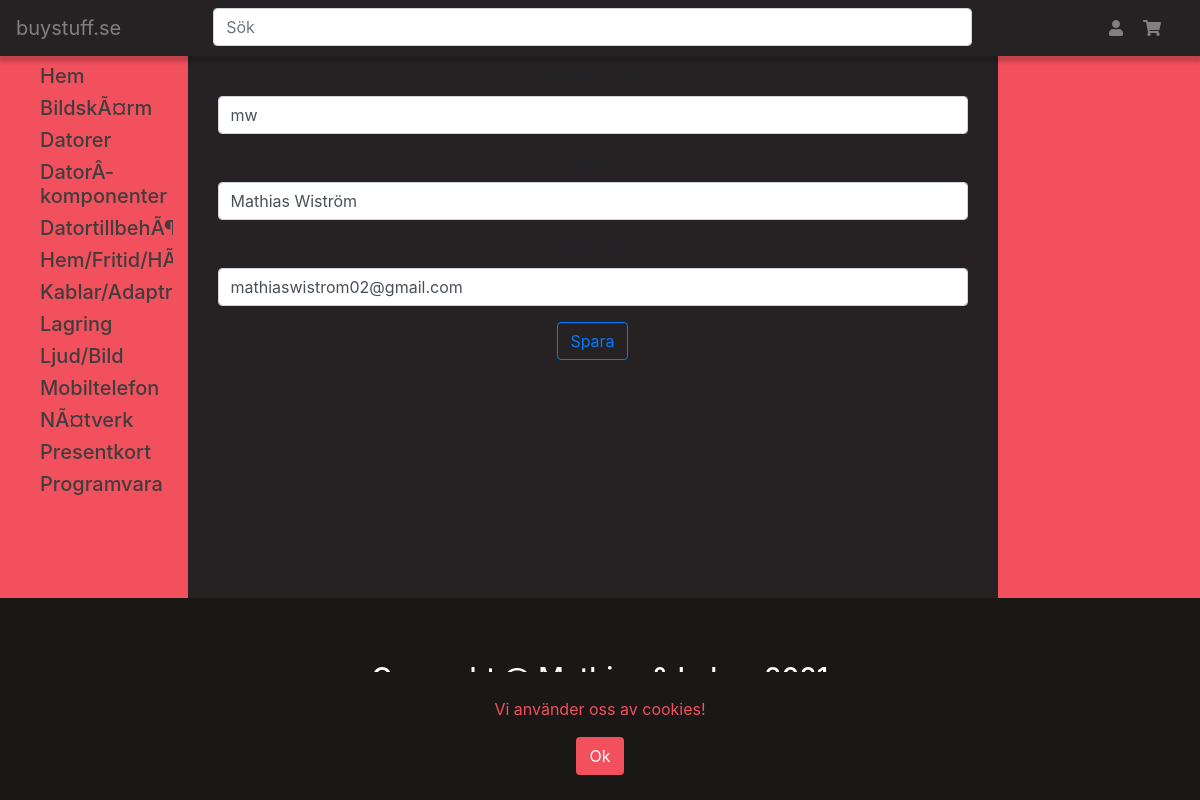
The app's page /edit_profile?id=1 (signed in), older data.
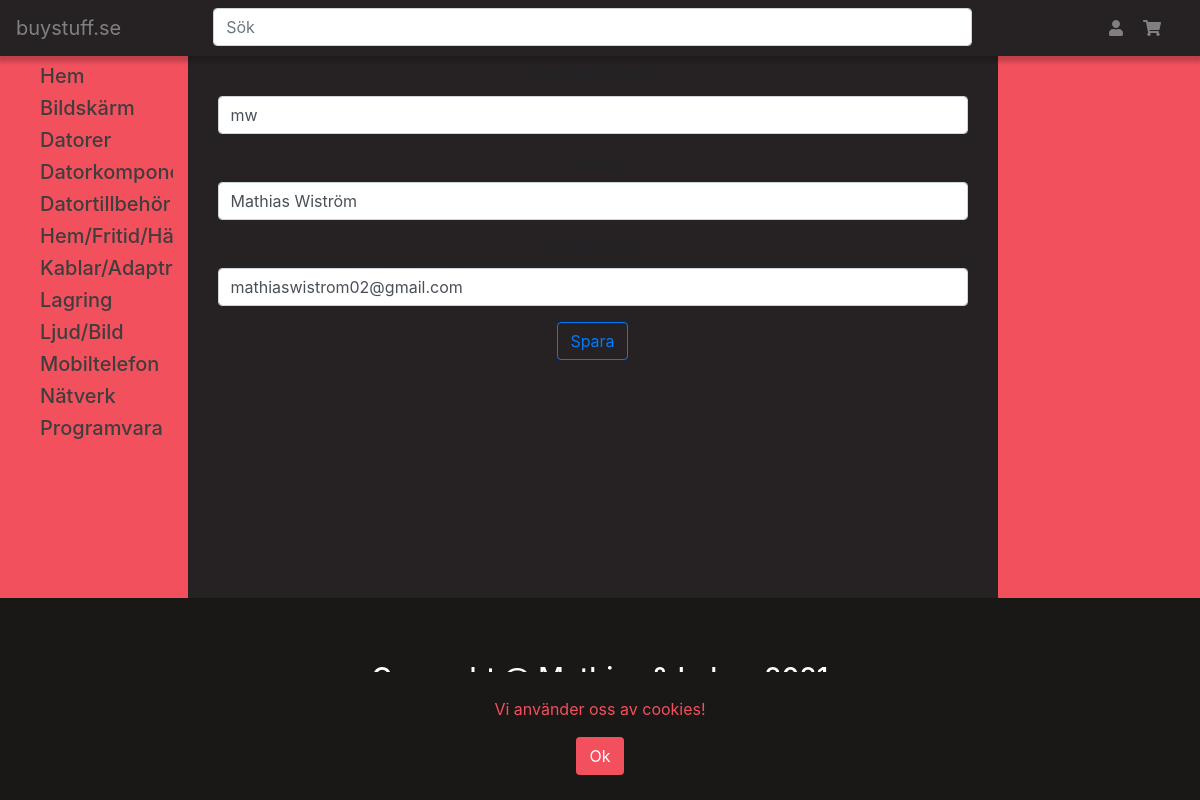
The same page, newer data.
### my_server/models.py (models this page shows, shortened)
class Category(db.Model):
    id = db.Column(db.Integer, primary_key=True)
    name = db.Column(db.String(120), unique=True, nullable=False)
    description = db.Column(db.Text, nullable=False)
    super_category = db.Column(db.Integer, db.ForeignKey('category.id'), nullable=False, default=0)

### my_server/users/routes.py (the view, shortened to what this page needs)
@users.route('/edit_profile', methods=['GET','POST'])
@login_required
def edit_user():
    user_id = request.args['id']
    user = User.query.filter_by(id=user_id).first()
    return rt('edit_user.html', user = user,logged_id=is_logged_in(),categories = Category.query.all())

### my_server/users/utils.py (called while the page is built)
def login_required(f):
    @wraps(f)
    def wraped(*args, **kwargs):
        if 'logged_in' in session:
            return f(*args,**kwargs)
        else:
            flash('Du måste vara inloggad för att kunna göra detta!', 'warning')
            return redirect(url_for('users.login'))
    return wraped

def is_logged_in():
    if 'logged_in' in session:
        return True
    return False

### my_server/templates/edit_user.html (shortened to what this page needs)
{% extends 'base.html' %}
{%block content%}
    <div class="container mt-1vh">
        <form action="{{url_for('users.edit_user')}}" method="POST">
            <div class="form-group">
                <label for="username">Användarnamn</label>
                <input type="text" class="form-control" name="username" value="{{user.username}}">
            </div>
            <div class="form-group">
                <label for="name">Namn</label>
                <input type="name" class="form-control" name="name" value="{{user.name}}">
            </div>
            <div class="form-group">
                <label for="email">Mailadress</label>
                <input type="text" class="form-control" name="email" value="{{user.email}}">
            </div>
            <button class="btn btn-outline-primary" type="submit">Spara</button>
        </form>
    </div>
{%endblock%}

### my_server/templates/base.html (shortened to what this page needs)
<!DOCTYPE html>
<html lang="sv">
<head>
    <link rel="stylesheet" href="..{{ url_for('static', filename='style.css') }}">
    <link rel="stylesheet" href="https://maxcdn.bootstrapcdn.com/bootstrap/4.5.2/css/bootstrap.min.css">
    <link href="http://maxcdn.bootstrapcdn.com/font-awesome/4.1.0/css/font-awesome.min.css" rel="stylesheet">
</head>
<body class="d-flex flex-column min-vh-100 bg-secondary">
<nav id="navbar" class="navbar navbar-expand-sm color-darknight shadow-bottom sticky-top">
    <div class="collapse navbar-collapse" id="navbarTogglerDemo01">
        <div class="row flex-grow-1 mr-0px">
            <div class="col-sm-2">
                <ul class="navbar-nav">
                    <li class="nav-item">
                        <a class="navbar-brand nav-color" href="{{url_for('main.start')}}">buystuff.se</a>
                    </li>
                </ul>
            </div>
            <div class="col-sm-8">
                    <ul class="navbar-nav justify-content-center">
                        <li class="nav-item dropdown w-100">
                            <input class="form-control search-input" type="search"  onkeyup="searchFunction(this.value)" placeholder="Sök" data-toggle="dropdown">
                        </li>
                    </ul>
            </div>
            <div class="col-sm-2">
                <ul class="navbar-nav float-r">
                    <li class="nav-item dropdown pc">
                        <a class="nav-link nav-color" data-toggle="dropdown"><i class="fas fa-user mr-1"></i></a>
                    </li>
                    <li class="nav-item dropdown pc">
                        <a onclick="shoppingCart()" class="nav-link nav-color" data-toggle="dropdown"><i class="fas fa-shopping-cart"></i></a>
                    </li>
                </ul>
            </div>
        </div>
    </div>
</nav>
<div class="row flex-grow-1 mr-0px">
    <div class="col-sm-2 color-cherry-bg">
        <ul class="mt-1vh">
            <a class="text-deco" href="{{ url_for('main.start')}}">
                <li class="text-overflow">
                        <h5 class="color-darkernight-text">
                            Hem
                        </h5>
                </li>
            </a>
            {% for category in categories%}
                {% if category.id != 0 %}
                <a class="text-deco" href="{{ url_for('shop.products',category=category.id)}}">
                    <li class="text-overflow">
                            <h5 class="color-darkernight-text">
                                {{category.name}}
                            </h5>
                    </li>
                </a>
                {% endif %}
            {% endfor %}
        </ul>
    </div>
    <div class="col-sm-8 color-darknight ta-c">
        {%block content%}{% endblock%}
    </div>
    <div class="col-sm-2 color-cherry-bg">
    </div>
</div>
<div id="accept-cookie" class="container-fluid cookie-confirmation text-center color-darkernight">
    <div class="center">
        <p class="color-cherry">Vi använder oss av cookies!</p>
        <button class="btn btn-cherry" onclick="acceptedCookies()">Ok</button>
    </div>
</div>
<div class="footer-bottom mt-auto color-darkernight jumbotron jumbotron-fluid text-center">
    <h3 class="text-white">Copyrght @ Mathias & Lukas 2021</h3>
    <a href="{{ url_for('users.newsletter_registration') }}">
        <h5 class="text-white">Gå med i nyhetsbrevet</h5>
    </a>
</div>
</body>
</html>

Row changes from the older to the newer data that the page shows:
removed Category: name "Presentkort"
changed Category: name "BildskÃ¤rm" → "Bildskärm"
changed Category: name "DatorÂ­komponenter" → "Datorkompo…"
changed Category: name "Datortillbeh…" → "Datortillbehör"
changed Category: name "NÃ¤tverk" → "Nätverk"
